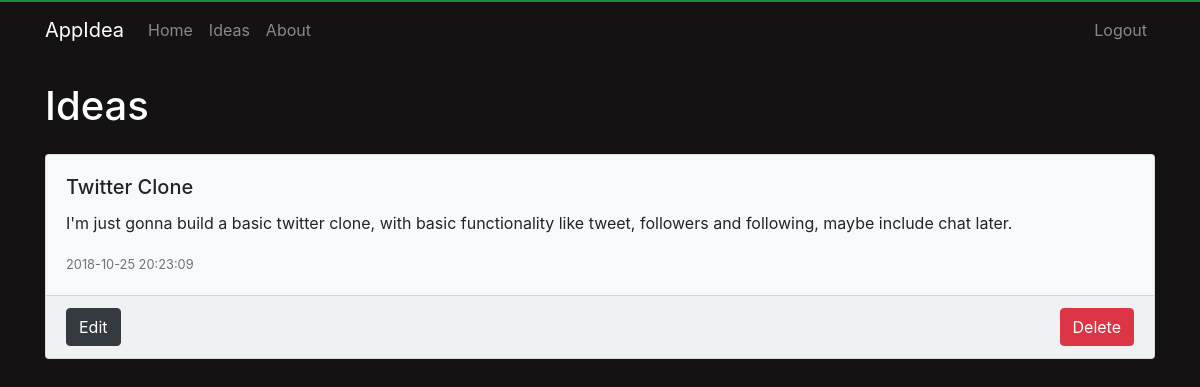
/ideas/show/4 (signed in), run on the app's committed database.
### tables this page shows
CREATE TABLE `ideas` (
  `id` int(255) NOT NULL,
  `user_id` int(255) NOT NULL,
  `title` varchar(255) NOT NULL,
  `description` text NOT NULL,
  `created_at` datetime NOT NULL DEFAULT CURRENT_TIMESTAMP
);

### app/controllers/Ideas.php (called while the page is built, shortened)
<?php
class Ideas extends Controller {
  private $ideaModel;
  public function __construct() {
    $this->ideaModel = $this->model('Idea');
  }
  public function show($id) {
    $idea = $this->ideaModel->getIdeaByid($id);
    $data = [
      'idea' => $idea
    ];
    $this->view('ideas/show', $data);
  }
}

### app/libraries/Core.php (called while the page is built, shortened)
<?php
class Core {
  protected $currentMethod = 'index';
  public function __construct() {
    $url = $this->getUrl();
    if(file_exists('../app/controllers/' . ucwords($url[0]) . '.php')) {
      unset($url[0]);
    }
    $this->currentController = new $this->currentController;
    if(isset($url[1])) {
      if(method_exists($this->currentController, $url[1])) {
        $this->currentMethod = $url[1];
        unset($url[1]);
      }
    }
    $this->params = $url ? array_values($url) : [];
    call_user_func_array([$this->currentController, $this->currentMethod], $this->params);
  }
  public function getUrl() {
    if(isset($_GET['url'])) {
      $url = rtrim($_GET['url'], '/');
      $url = filter_var($url, FILTER_SANITIZE_URL);
      $url = explode('/', $url);
      return $url;
    }
  }
}

### public/index.php (called while the page is built, shortened)
<?php
$init = new Core;

### app/libraries/Database.php (called while the page is built, shortened)
<?php
class Database {
  private $host = DB_HOST;
  private $user = DB_USER;
  private $pass = DB_PASS;
  private $dbname = DB_NAME;
  private $dbh;
  private $stmt;
  public function __construct() {
    $dsn = 'mysql:host=' . $this->host . ';dbname=' . $this->dbname;
    $options = [
      PDO::ATTR_PERSISTENT => true,
      PDO::ATTR_ERRMODE => PDO::ERRMODE_EXCEPTION,
    ];
    try {
      $this->dbh = new PDO($dsn, $this->user, $this->pass, $options);
    } catch(PDOException $e) {
      $this->error = $e->getMessage();
      echo $this->error;
    }
  }
  public function query($sql) {
    $this->stmt = $this->dbh->prepare($sql);
  }
  public function bind($param, $value, $type = null) {
    if(is_null($type)) {
      switch(true) {
        default:
          $type = PDO::PARAM_STR;
      }
    }
    $this->stmt->bindValue($param, $value, $type);
  }
  public function execute() {
    return $this->stmt->execute();
  }
  public function single() {
    $this->execute();
    return $this->stmt->fetch(PDO::FETCH_OBJ);
  }
}

### app/models/Idea.php (called while the page is built, shortened)
<?php
class Idea {
  public function __construct() {
    $this->db = new Database;
  }
  public function getIdeaById($id) {
    $this->db->query('SELECT * FROM ideas WHERE user_id = :user_id AND id = :id');
    $this->db->bind('user_id', $_SESSION['user_id']);
    $this->db->bind('id', $id);
    return $this->db->single();
  }
}

### app/helpers/functions.php (called while the page is built, shortened)
<?php
function url_for($script) {
  if($script[0] != '/') {
    $script = '/' . $script;
  }
  return URLROOT . $script;
}

### app/views/ideas/show.php (the view, shortened to what this page needs)
<?php require APPROOT . '/views/inc/header.php' ?>
<main class="container">
  <div class="row mb-3">
    <div class="col-md-6">
      <h1 class="text-white">Ideas</h1>
    </div>
  </div>
  <?php flash('deleted_success'); $idea = $data['idea']?>
  <div class="row">
    <div class="col">
      <div class="card bg-light mb-3">
        <div class="card-body">
          <h5 class="card-title"><?php echo $idea->title ?></h5>
          <p class="card-text"><?php echo $idea->description; ?></p>
          <p class="text-muted mb-0"><small><?php echo $idea->created_at; ?></small></p>
        </div>
        <div class="card-footer">
          <a href="<?php echo url_for("ideas/edit/{$idea->id}") ?>" class="btn btn-dark">Edit</a>
          <button type="button" class="btn btn-danger float-right" data-toggle="modal" data-target=".deleteModal">Delete</button>
        </div>
      </div>
    </div>
  </div>
</main>
<?php require APPROOT . '/views/inc/footer.php' ?>

### public/css/styles.css (style rules this page uses)
body { background: #7FBDFF; background: #141212; }

### data on the page
ideas: title "Twitter Clone", description "I'm just gonna build a basic twitter clone, with basic functionality like tweet, followers and following, maybe include chat later.", created_at "2018-10-25 20:23:09"
